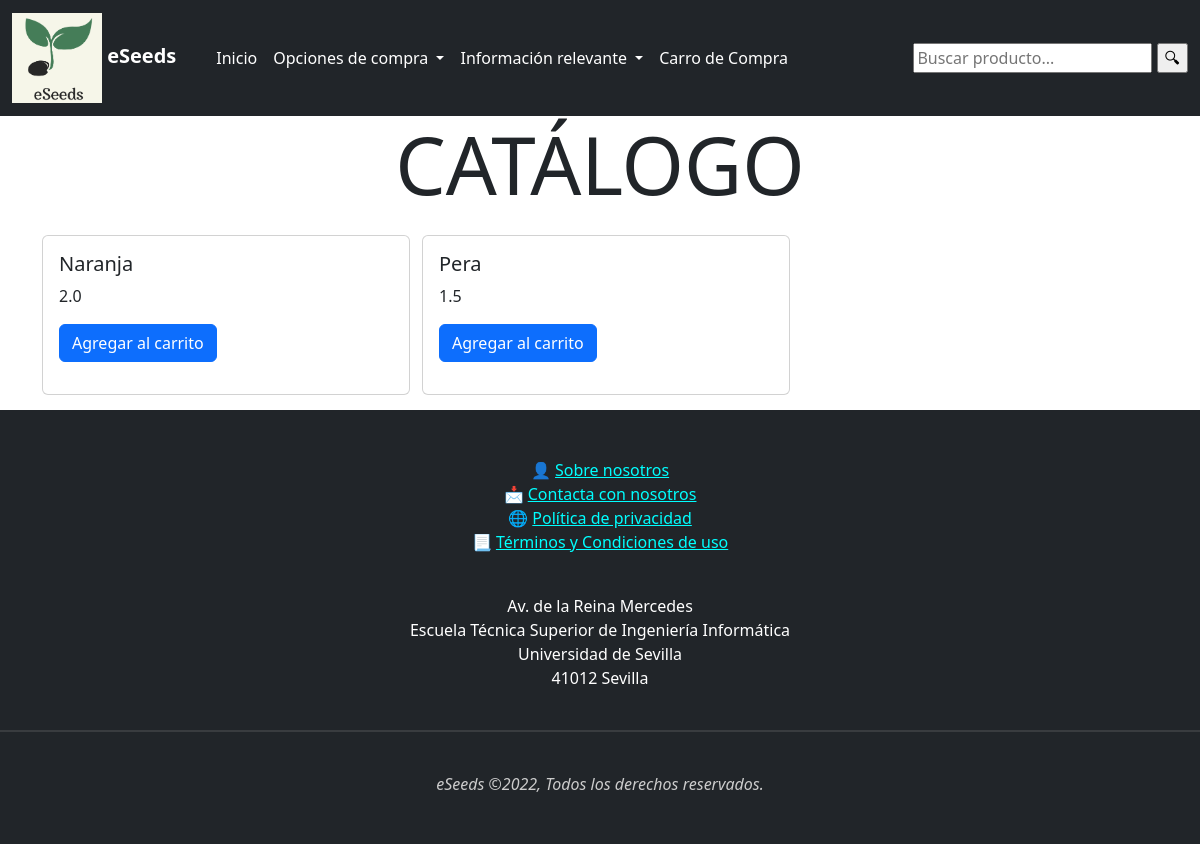
/catalogo/, run on an earlier commit of the app's database.
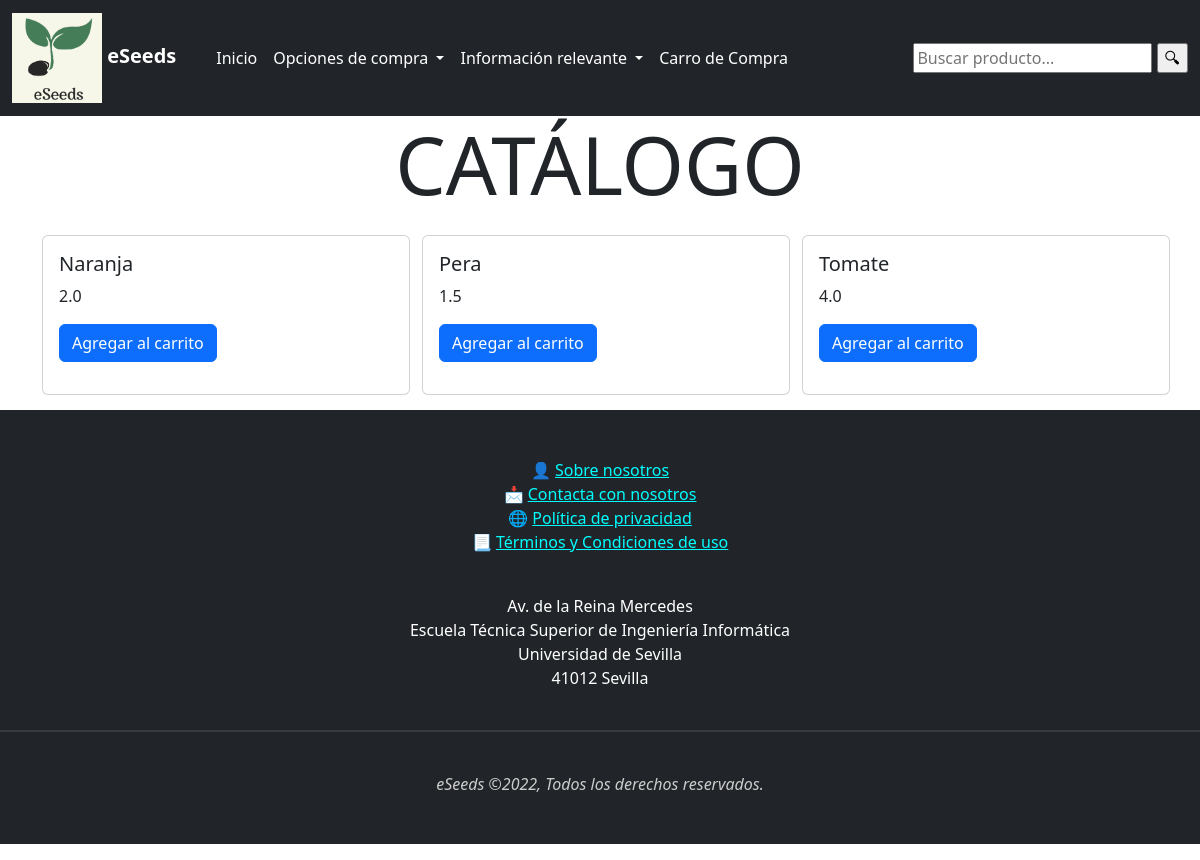
And on a later commit of the database.
### eSeeds/models.py (models this page shows, shortened)
class Producto(models.Model):
    nombre = models.CharField(max_length= 100, blank=False, null=False)
    precio = models.FloatField(null=False)
    descripcion = models.TextField(max_length=255, blank=False, null=False)
    disponibilidad = models.BooleanField(blank=False, null=False)
    imagen = models.ImageField(null=True, upload_to='eSeeds/static/media')

### eSeeds/views.py (the view)
# urls.py: path('catalogo/', views.catalogo, name='catalogo'),
def catalogo(request):
    busqueda = request.GET.get("buscar")
    productos = Producto.objects.all()
    if busqueda:
        productos = Producto.objects.filter(
            Q(nombre__icontains = busqueda) |
            Q(descripcion__icontains = busqueda)
        ).distinct()
    return render(request, 'catalogo.html', {'productos':productos})

### eSeeds/context_processor.py (called while the page is built)
def total_carro(request):
    total = 0
    if request.user.is_authenticated:
        if "carro" in request.session.keys():
            for key, value in request.session["carro"].items():
                total += int(value["acumulado"])
    return {"total_carro": total}

### eSeeds/templates/catalogo.html (shortened to what this page needs)
{% extends 'base.html' %}
{% block content %}
    <head>
        <link href="https://cdn.jsdelivr.net/npm/bootstrap@5.2.2/dist/css/bootstrap.min.css" rel="stylesheet">
        <link href="/static/css/catalogo.css" rel="stylesheet">
    </head>
    <body>
        <div class="container">
            <div class="row">
                <div class="col-12 align-self-center" style="text-align:center">
                    <h1 class="display-1">CATÁLOGO</h1>
                </div>
            </div>
            <div class="row">
                <div class="col-12">
                    <div class="row" style="padding: 10px 0;">
                        {% for producto in productos %}
                        <div class="col-4">
                            <div class="card" style="height: 10rem; width: 23rem; margin: 5px 0px;">
                                <div class="card-body">
                                    <h5 class="card-title">{{producto.nombre}}</h5>
                                    <p class="card-text">{{producto.precio}}</p>
                                    <a href="{% url 'Add' producto.id %}" class="btn btn-primary">Agregar al carrito</a>
                                </div>
                            </div>
                        </div>
                        {% endfor %}
                    </div>
                </div>
            </div>
        </div>
    </body>
{% endblock %}

### eSeeds/templates/base.html (shortened to what this page needs)
{% load static %}
<!DOCTYPE html>
<html>
    <head>
        <link href="/static/css/base.css" rel="stylesheet" >
        <link href="https://cdn.jsdelivr.net/npm/bootstrap@5.2.2/dist/css/bootstrap.min.css" rel="stylesheet">
    </head>
    <body>
        <nav class="navbar navbar-expand-lg navbar-dark bg-dark">
            <div class="container-fluid">
                <a class="navbar-brand" href="{% url 'home' %}">
                    <span class="navbar-brand mb-0 h1">
                        <img src="{% static 'media/eseeds.png' %}" alt="" width="90">
                        <strong>eSeeds</strong>
                    </span>
                </a>
                <div class="collapse navbar-collapse" id="navbarSupportedContent">
                    <ul class="navbar-nav me-auto mb-2 mb-lg-0">
                        <li class="nav-item">
                            <a class="nav-link" href="{% url 'home' %}">Inicio</a>
                        </li>
                        <li class="nav-item">
                            <li class="nav-item me-3 me-lg-0 dropdown">
                                <a class="nav-link dropdown-toggle" href="#" id="navbarDropdown" role="button" data-bs-toggle="dropdown"
                                aria-expanded="false">
                                Opciones de compra
                                </a>
                            </li>
                        </li>
                        <li class="nav-item">
                            <li class="nav-item me-3 me-lg-0 dropdown">
                                <a class="nav-link dropdown-toggle" href="#" id="navbarDropdown" role="button" data-bs-toggle="dropdown"
                                aria-expanded="false">
                                Información relevante
                                </a>
                            </li>
                        </li>
                        <li class="nav-item">
                            <a class="nav-link" href="{% url 'carro' %}">Carro de Compra</a>
                        </li>
                    </ul>
                </div>
                <form action="../catalogo/" method="GET">
                    <input type="text" name="buscar" value="{{ query|escape }}" placeholder="Buscar producto...">
                    <input type="submit" value="🔍︎">
                </form>
            </div>
        </nav>
        {% block content %}{% endblock %}
        {% include 'footer.html' %}
    </body>
</html>

### eSeeds/templates/footer.html
<footer class="bg-dark">
    <p style="text-align:center;">
        <br><br>
        👤 <a class="footer-text" href="/datos_empresa">Sobre nosotros</a><br>
        📩 <a class="footer-text" href="/contacto">Contacta con nosotros</a><br>
        🌐 <a class="footer-text" href="/privacy">Política de privacidad</a><br>
        📃 <a class="footer-text" href="/terms">Términos y Condiciones de uso</a><br><br>
    </p>
    <p class="white-text" style="text-align:center;">
        Av. de la Reina Mercedes<br>
        Escuela Técnica Superior de Ingeniería Informática<br>
        Universidad de Sevilla<br>
        41012 Sevilla<br><br>
    </p>
    <hr style="height:2px;border-width:0;color:gray;background-color:gray"><br>
    <p class="grey-text" style="text-align:center;">
        <i>eSeeds ©2022, Todos los derechos reservados.</i><br><br><br>
    </p>
</footer>

### eSeeds/static/css/base.css (style rules this page uses)
.navbar-dark .navbar-nav .nav-link { color: #fff; }
.footer-text { color: #0ff }
.white-text { color: #fff }
.grey-text { color: #ccc }

What changed in the data, as far as the page shows it:
added Producto: nombre "Tomate", precio "4.0"
